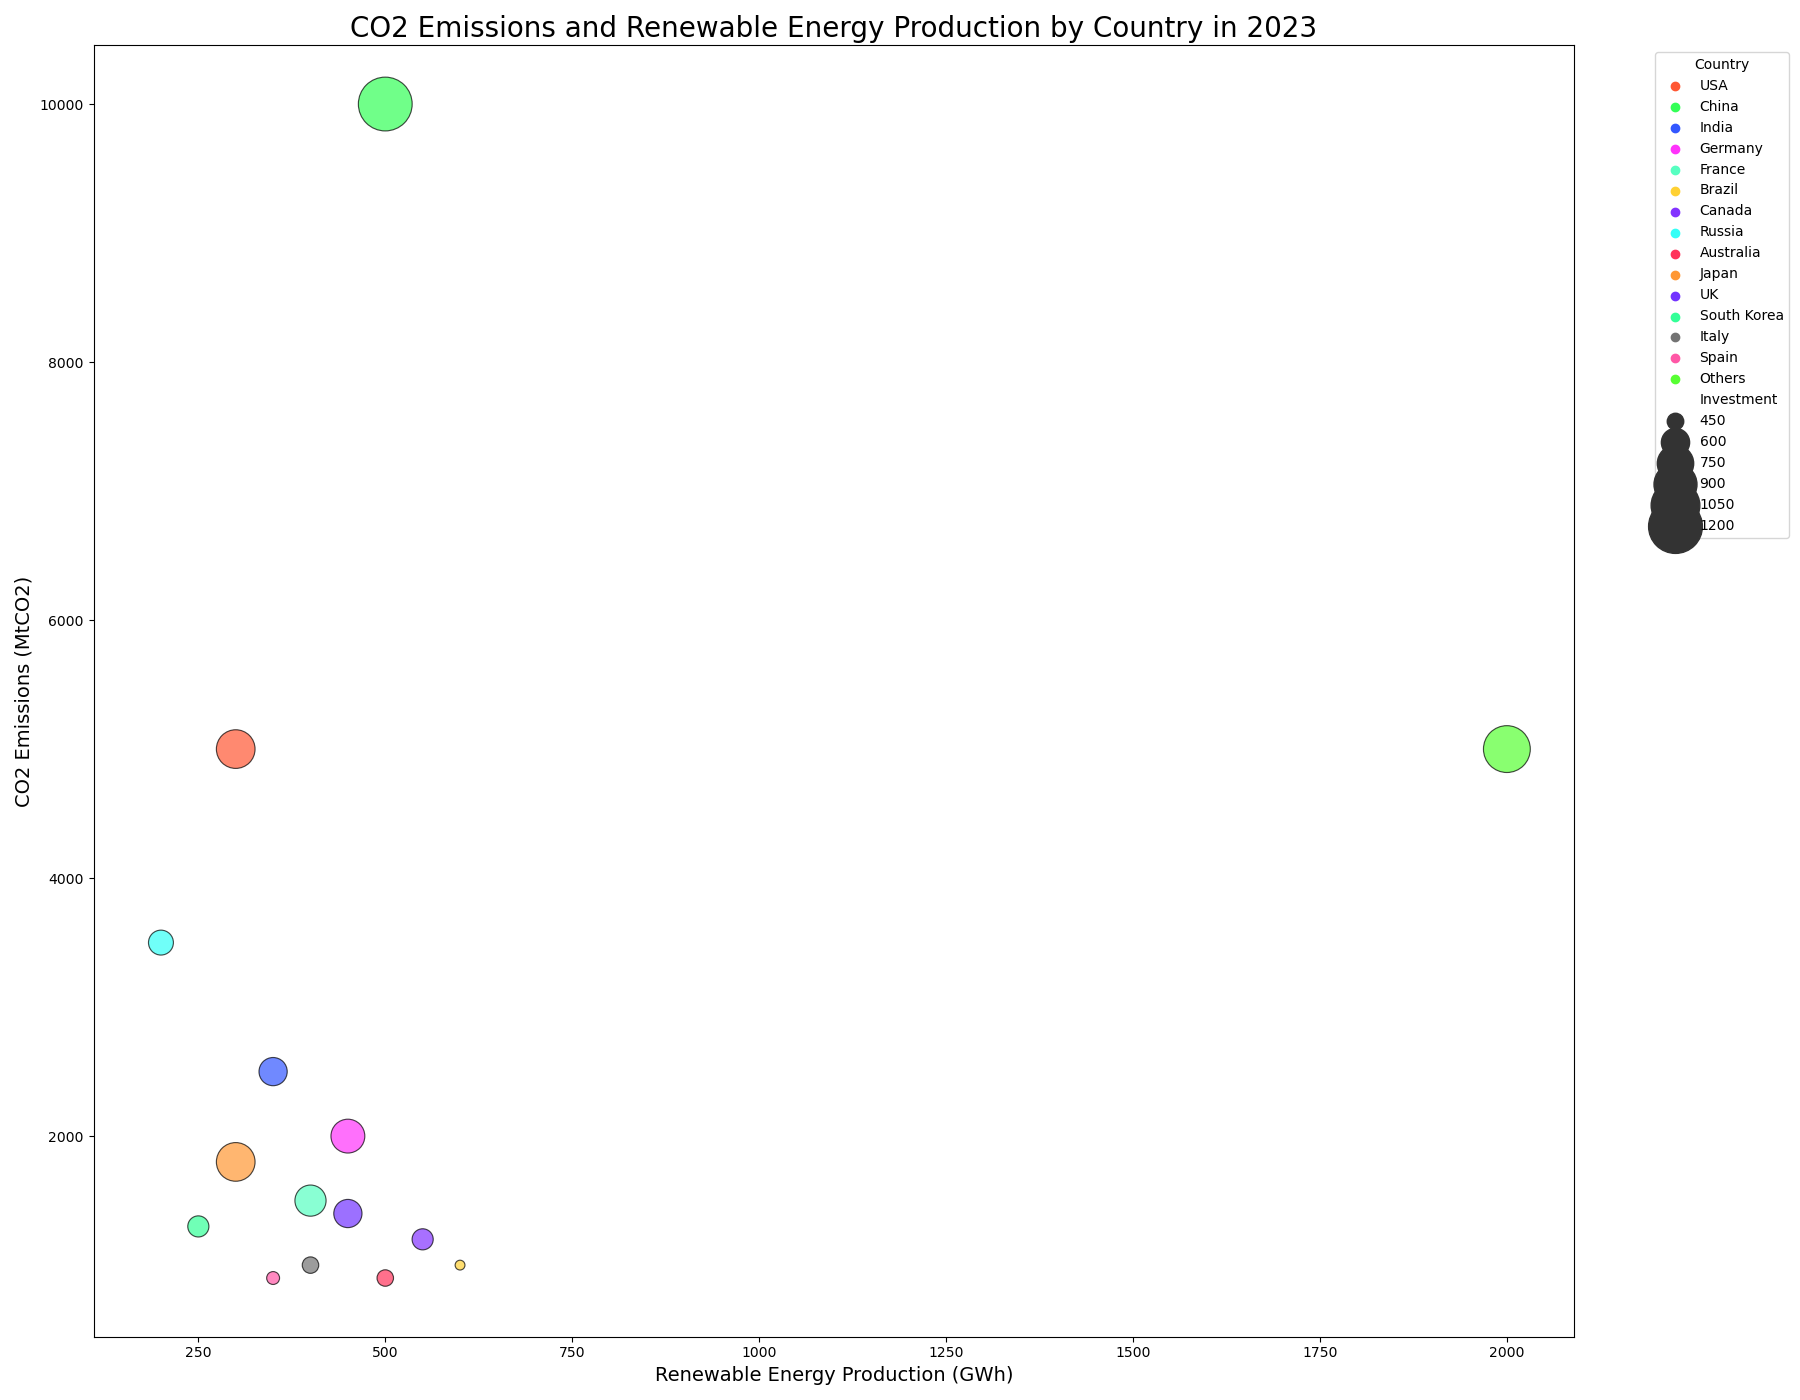

Source code (Python):

import seaborn as sns
import pandas as pd
import matplotlib.pyplot as plt

# Data
data = {
    'Country': ['USA', 'China', 'India', 'Germany', 'France', 'Brazil', 'Canada', 'Russia', 'Australia', 'Japan', 'UK', 'South Korea', 'Italy', 'Spain', 'Others'],
    'CO2Emissions': [5000, 10000, 2500, 2000, 1500, 1000, 1200, 3500, 900, 1800, 1400, 1300, 1000, 900, 5000],
    'RenewableEnergyProduction': [300, 500, 350, 450, 400, 600, 550, 200, 500, 300, 450, 250, 400, 350, 2000],
    'Investment': [800, 1200, 600, 700, 650, 400, 500, 550, 450, 800, 600, 500, 450, 420, 1000]
}

# Create a DataFrame
df = pd.DataFrame(data)

# Plotting
plt.figure(figsize=(18, 14))
bubble = sns.scatterplot(data=df, x='RenewableEnergyProduction', y='CO2Emissions', size='Investment', hue='Country', 
                         palette=['#FF5733', '#33FF57', '#3357FF', '#FF33FB', '#57FFC1', '#FFD133', '#8333FF', 
                                  '#33FFF7', '#FF335B', '#FF9733', '#7333FF', '#33FF97', '#737373', '#FF57A6', '#57FF33'], 
                         sizes=(50, 1500), alpha=0.7, edgecolor='black')

plt.title('CO2 Emissions and Renewable Energy Production by Country in 2023', fontsize=20)
plt.xlabel('Renewable Energy Production (GWh)', fontsize=14)
plt.ylabel('CO2 Emissions (MtCO2)', fontsize=14)

# Customize legend
hand, labl = bubble.get_legend_handles_labels()
bubble.legend(hand[1:], labl[1:], title='Country', bbox_to_anchor=(1.05, 1), loc='upper left')

# Show the plot
plt.tight_layout()
plt.show()
